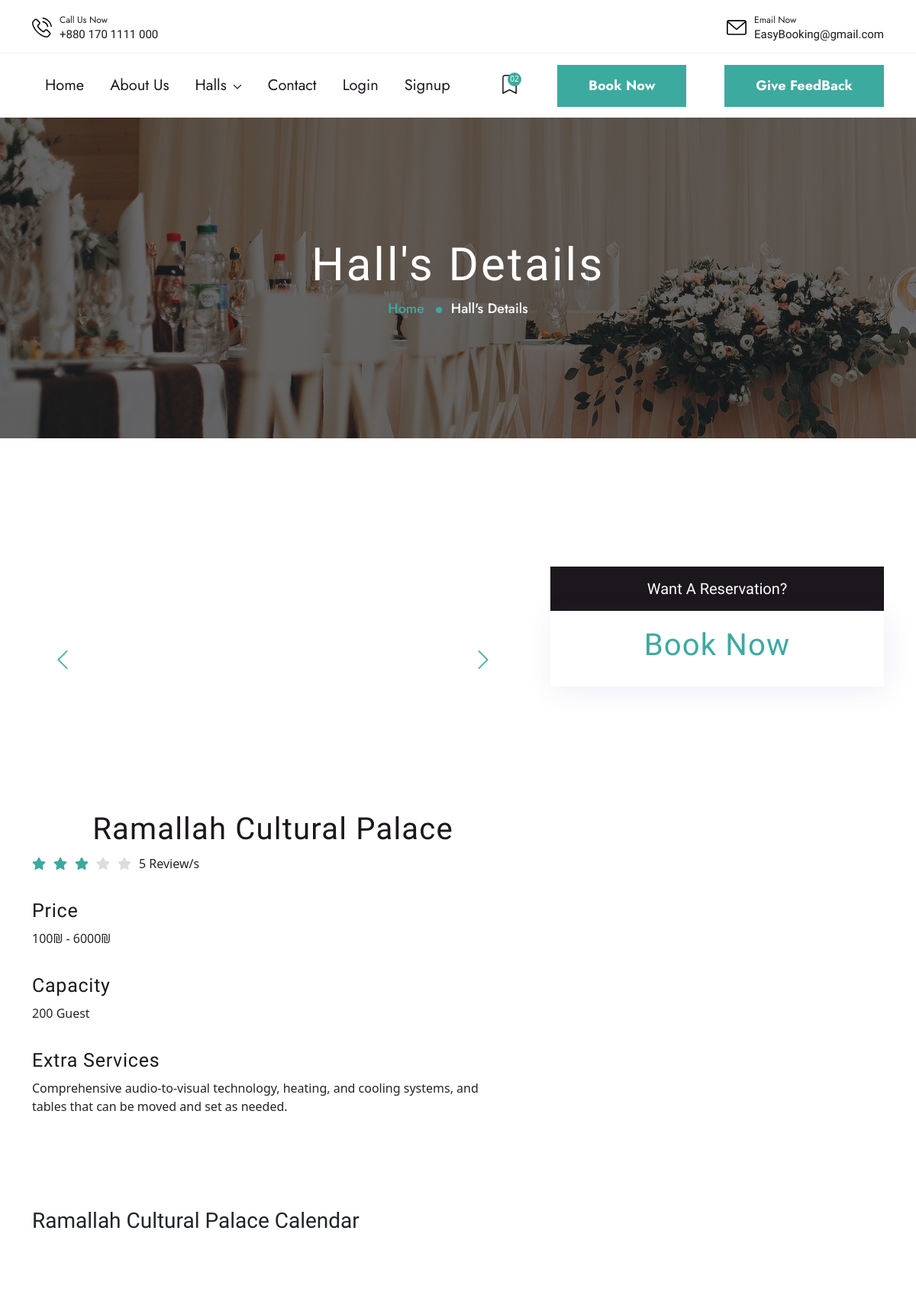
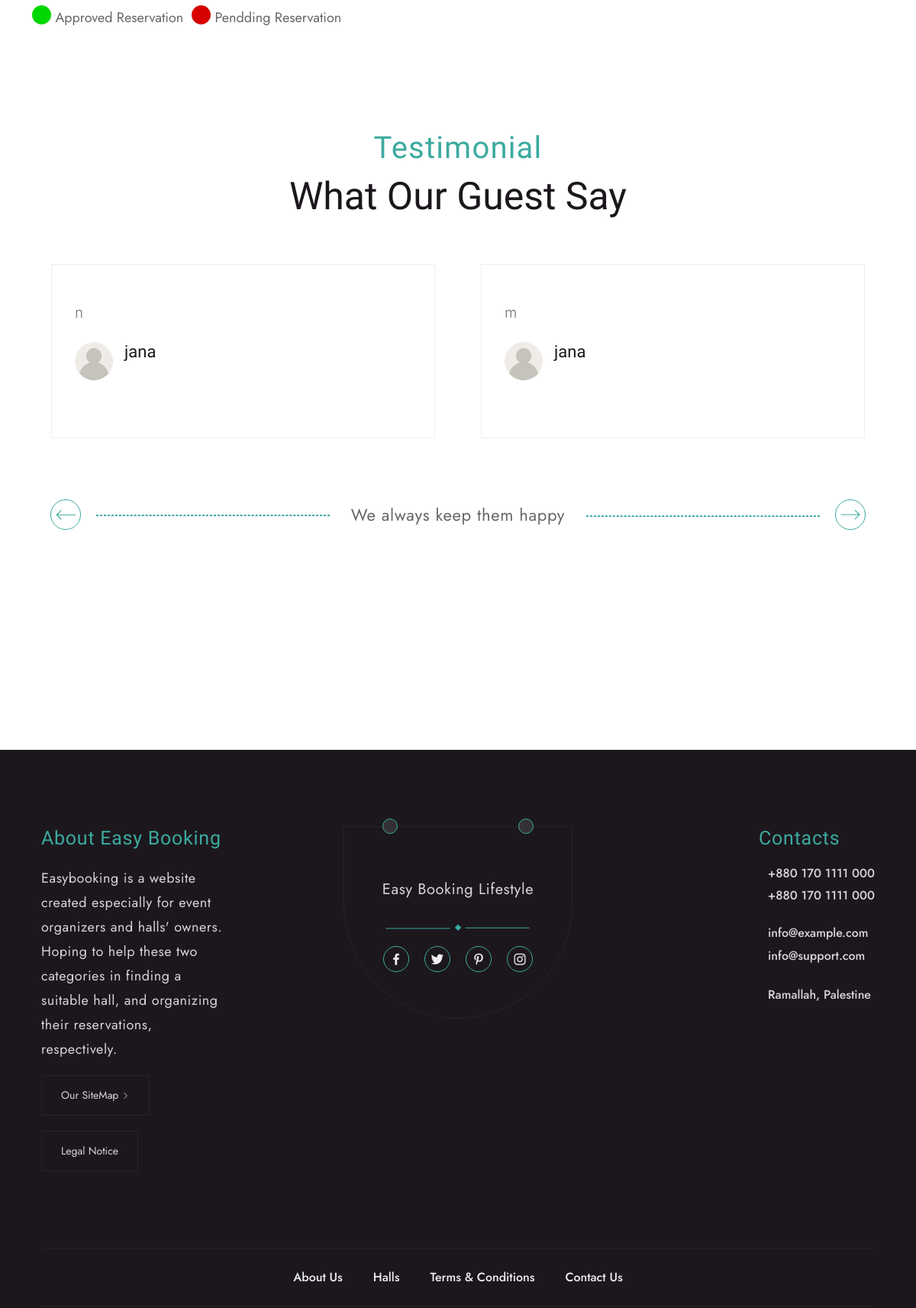
Screenshot of /subhall-details.php?shallId=74 (upper part) with the database file from the repository (2 pictures, top to bottom).
### tables this page shows
CREATE TABLE `subhalls` (
  `id` int NOT NULL,
  `name` varchar(200) NOT NULL,
  `type` int NOT NULL,
  `number_of_guests` int NOT NULL,
  `hall_describtion` varchar(500) NOT NULL,
  `services` varchar(500) NOT NULL,
  `image_view` varchar(300) NOT NULL,
  `hall_id` int NOT NULL,
  `num_of_reservation` int NOT NULL DEFAULT '0'
);

CREATE TABLE `feedback_subhall` (
  `id` int NOT NULL,
  `experience` varchar(200) NOT NULL,
  `Recommendation` varchar(200) NOT NULL,
  `halls_images_useful` varchar(200) NOT NULL,
  `payment_process` varchar(200) NOT NULL,
  `feedback` varchar(500) NOT NULL,
  `user_id` int NOT NULL,
  `hall_id` int NOT NULL
);

CREATE TABLE `users` (
  `id` int NOT NULL,
  `name` varchar(200) NOT NULL,
  `password` varchar(200) NOT NULL,
  `email` varchar(200) NOT NULL,
  `type` enum('user','owner') NOT NULL DEFAULT 'user',
  `status` tinyint(1) NOT NULL DEFAULT '1',
  `created_at` datetime NOT NULL DEFAULT CURRENT_TIMESTAMP
);

### rating.php (called while the page is built, shortened)
<?php
class Rating{
	private $host  = '127.0.0.1';
    private $user  = 'root';
    private $password   = "1234";
    private $database  = "easybooking";
    private $RatingTable = 'rating';
	private $dbConnect = false;
    public function __construct(){
        if(!$this->dbConnect){
            $conn = new mysqli($this->host, $this->user, $this->password, $this->database);
            if($conn->connect_error){
                die("Error failed to connect to MySQL: " . $conn->connect_error);
            }else{
                $this->dbConnect = $conn;
            }
        }
    }
	private function getData($sqlQuery) {
		$result = mysqli_query($this->dbConnect, $sqlQuery);
		$data= array();
		while ($row = mysqli_fetch_array($result, MYSQLI_ASSOC)) {
			$data[]=$row;
		}
		return $data;
	}
	private function getNumRows($sqlQuery) {
		$result = mysqli_query($this->dbConnect, $sqlQuery);
		$numRows = mysqli_num_rows($result);
		return $numRows;
	}
	public function gethallRating($hall_id){
		$sqlQuery = "
			SELECT r.id, r.user_id,r.hall_id, r.rating_number
			FROM ".$this->RatingTable." as r WHERE r.hall_id = '".$hall_id."' ";
		return  $this->getData($sqlQuery);
	}
	public function getRatingAverage($hall_id){
		$hallRating = $this->gethallRating($hall_id);
		$rating_score = 0;
		$count = 0;
		foreach($hallRating as $hallRatingDetails){
			$rating_score+= $hallRatingDetails['rating_number'];
			$count += 1;
		}
		$average = 0;
		if($rating_score && $count) {
			$average = $rating_score/$count;
		}
		return $average;
	}
	public function getRatingTotal($hall_id){
	 	$sqlQuery = "
			SELECT *
			FROM ".$this->RatingTable."  WHERE hall_id = '".$hall_id."'";
	  $count = $this->getNumRows($sqlQuery);
		return $count;
	}
}
?>

### admin/handlers/get_feedback_subhall.php (called while the page is built)
<?php
$sql="SELECT f.id, f.feedback, u.name
FROM feedback_subhall f
INNER JOIN users u
ON f.user_id = u.id where f.hall_id=$shallId and  f.feedback != '' ORDER BY f.id DESC";
$sqlResult=mysqli_query($conn,$sql);
$feedbackData=mysqli_fetch_all($sqlResult);
?>

### subhall-details.php (the view, shortened to what this page needs)
<?php
      if(isset($_POST['subhall'])){
      $shallId=$_POST['subhall']; }
      elseif(isset($_GET['shallId'])){
      $shallId=$_GET['shallId']; }
?>
<!DOCTYPE html>
<html lang="en">
<?php require ('inc/head.php'); ?>
<body>
<?php require ('inc/preloader_area.php');
    require ('inc/top_Bar.php');
    if(isset($_SESSION['userId'])){
    $userid=$_SESSION['userId'];
    require ('inc/LoginHeader.php');
    }else{
        require ('inc/Header.php');
    }
    require("admin/handlers/db.php");
    $sql="SELECT * FROM subhalls where id=$shallId ";
    $sqlResult=mysqli_query($conn,$sql);
    $shallData=mysqli_fetch_assoc($sqlResult);
    $sql= "SELECT * FROM images where subhall_id=$shallId";
    $query = mysqli_query($conn,$sql);
    require("admin/handlers/get_feedback_subhall.php");
    $sql1="SELECT * FROM feedback_subhall WHERE feedback != '' AND hall_id=$shallId ORDER BY id DESC;
    ";
    $query1=mysqli_query($conn,$sql1);
    $users=mysqli_fetch_all($query1,MYSQLI_ASSOC);
    $sql3="SELECT MIN(LEAST(Sunday, Monday,Tuesday,Wednesday,Thursday,Friday,Saturday)) as min_price,MAX(GREATEST(Sunday, Monday,Tuesday,Wednesday,Thursday,Friday,Saturday)) as max_price
    FROM prices
    WHERE hall_id = $shallId;
    ";
    $query3=mysqli_query($conn,$sql3);
    $price = mysqli_fetch_assoc($query3);
    $min_price =  $price['min_price'];
    $max_price =  $price['max_price'];
	include_once 'rating.php';
	$rating = new Rating();
	$average = $rating->getRatingAverage($shallId);
	$count = $rating->getRatingTotal($shallId);
    ?>
<head>
<link rel="stylesheet" href="assets/css/rating.css">
</head>
    <div class="breadcrumb-section-wedding">
        <div class="container">
            <div class="row d-flex justify-content-center align-items-center text-center">
                <div class="col-lg-8">
                    <h2 class="breadcrumb-title wow fadeInLeft" data-wow-duration="1.5s" data-wow-delay=".2s">Hall's Details</h2>
                    <nav aria-label="breadcrumb">
                        <ol class="breadcrumb d-flex justify-content-center">
                            <li class="breadcrumb-item"><a href="index.php">Home</a></li>
                            <li class="breadcrumb-item active" aria-current="page">Hall's Details</li>
                        </ol>
                    </nav>
                </div>
            </div>
        </div>
    </div>
    <div class="room-suits-details-page pt-120 mb-120">
        <div class="container">
            <div class="row mb-120 g-5">
                <div class="col-lg-7">
                    <div class="swiper room-details-slider mb-30">
                        <div class="swiper-wrapper">
                                <?php
                                if($query->num_rows>0){
                                while($row=mysqli_fetch_array($query)){
                                ?>
                                <div class="swiper-slide">
                                    <div class="rooms-imeges">
                                    </div>
                                </div>
                                    <?php
                                }
                                }else{?>
                                <p>No image(s) found...</p>
                                <?php
                                }
                                ?>
                        </div>
                        <div class="swiper-btns d-flex align-items-center justify-content-between">
                            <div class="swiper-button-prev-m"><i class="bi bi-chevron-left"></i></div>
                            <div class="swiper-button-next-m"><i class="bi bi-chevron-right"></i></div>
                        </div>
                    </div>
                    <h2><?php echo $shallData['name'] ?></h2>
                    <ul class="stars d-flex align-items-center">
                    <?php
for ($i = 1; $i <= 5; $i++) {
    $ratingClass = "star-grey";
    if($i <= $average) {
						$ratingClass = "star-highlight";
					}
echo	'<i class="fa fa-star '.$ratingClass. '"; aria-hidden="true"></i>';
 }
 echo $count . ' Review/s';
?>
                    </ul>
                    <h4>Price</h4>
                    <ul<p><?php echo $min_price?>₪ - <?php echo $max_price?>₪</p></ul>
                    <h4>Capacity</h4>
                    <ul<p><?php echo $shallData['number_of_guests']?> Guest</p></ul>
                    <h4>Extra Services</h4>
                    <ul<p><?php echo $shallData['services']?></p>
                <br>
  <br> <br>
  <br>
                    <h3><?php echo $shallData['name'] ?>  Calendar</h3>
                    <br> <br>
  <br>
  <br>
     <div class="btn-group">
<div style="width: 25px; height: 25px; background-color:#00D700; border-radius: 15px;"></div>
<p> &nbsp;Approved Reservation&nbsp;&nbsp;</p>
<div style="width: 25px; height: 25px; background-color:#D70000; border-radius: 15px;"></div>
<p> &nbsp;Pendding Reservation</p>
</div>
                </div>
                <div class="col-lg-5">
  <br>
  <br>
             <div class="widget-area2">
                        <div class="widget-title">
                            <h5>Want A Reservation?</h5>
                        </div>
                        <div class="single-widgets booking-widgets">
                            <div class="section-title1 text-center">
                               <span> <a class="btn--primary6" href="admin/handlers/bookchecklogin.php?shallId=<?= $shallId ?>">Book Now</a> </span>
                            </div>
                        </div>
                    </div>
<br>
<br>
<br>
<br>
                </div>
            </div>
        </div>
    </div>
    <div class="row">
        <div class="home-one-testimonial mb-120">
        <div class="container">
            <div class="row">
                <div class="col-12">
                    <div class="section-title1 text-center">
                        <span>Testimonial</span>
                        <h2>What Our Guest Say</h2>
                    </div>
                </div>
            </div>
            <div class="row justify-content-center">
                <div class="swiper testimonial-slider-1">
                    <div class="swiper-wrapper">
                    <?php
if(isset($users)){
foreach($feedbackData as $index=>$users){?>
                        <div class="swiper-slide">
                            <div class="testimonial-wrrap">
                                <div class="content">
                                    <p><?=$users[1];?> </p>
                                    <div class="author-review-area d-flex justify-content-between align-items-center flex-erap">
                                    <div class="authot-area d-flex align-items-center">
                                        <div class="author-img">
                                            <br/>
                                        <img  width="50" height="50" src="assets/images/icons/user1.svg">
                                        </div>
                                    <div class="author-name-deg">
                                            <h4><?=$users[2];?></h4>
                                            </div>
                                </div>
                                </div>
                                </div>
                            </div>
                        </div>
                        <?php }
}?>
</div>
                </div>
                <div class="row align-items-center pt-80">
                <div class="col-lg-4">
                    <div class="swiper-btn-left">
                       <div class="btns swiper-button-prev-e">
                       </div>
                    </div>
                </div>
                <div class="col-lg-4 d-flex justify-content-center">
                    <div class="contents">
                        <p>We always keep them happy</p>
                    </div>
                </div>
                <div class="col-lg-4">
                    <div class="swiper-btn-right">
                        <div class="btns swiper-button-next-e">
                        </div>
                    </div>
                </div>
            </div>
            </div>
            <br>
            <div class="col-13">
                    <div class="section-title1 text-center">
                    </div>
                    <div class="section-title1 text-center">
                    </div>
            </div>
         </div>
     </div>
    <?php require ('inc/footer.php');
    require('inc/js_file_link.php'); ?>
</body>
</html>

### assets/css/all.css (style rules this page uses)
.fa, .fas, .far, .fal, .fad, .fab { -moz-osx-font-smoothing: grayscale; -webkit-font-smoothing: antialiased; display: inline-block; font-style: normal; font-variant: normal; text-rendering: auto; line-height: 1; }
.fa-star:before { content: "\f005"; }
.fa, .fas { font-family: 'Font Awesome 5 Free'; font-weight: 900; }

### assets/css/rating.css (style rules this page uses)
.star-grey { color:#ddd; }
.star-highlight { color:#3caa9f !important; }

### inc/head.php (style rules this page uses)
body { font-family: 'lato', sans-serif; }
.container { max-width: 1000px; margin-left: auto; margin-right: auto; padding-left: 10px; padding-right: 10px; }
h2 { font-size: 26px; margin: 20px 0; text-align: center; }

### rows the page displays
subhalls: name "Ramallah Cultural Palace", number_of_guests "200", services "Comprehensive audio-to-visual technology, heating, and cooling systems, and tables that can be moved and set as needed."
feedback_subhall: feedback "n", user.name "jana"
feedback_subhall: feedback "m", user.name "jana"

### other values shown
$count "5"
$min_price "100"
$max_price "6000"
